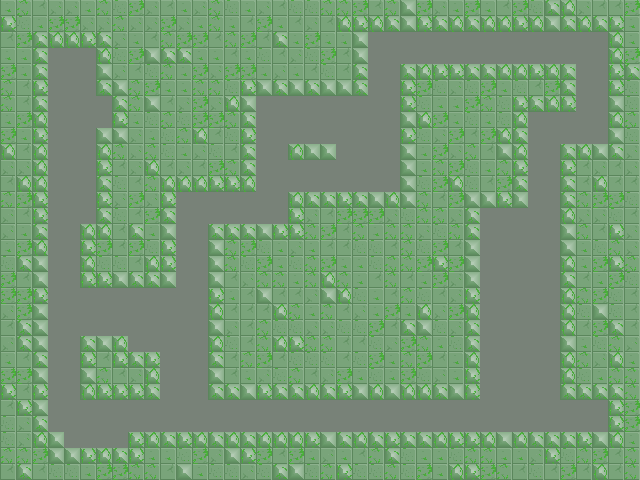

A 2D game scene composited from a Tiled map and its tileset images. What follows is a short description and the map's XML, with each tile layer's data collapsed to a summary:
An orthogonal 40x30 tile map with 16x16 px tiles, 1 tile layer (solid).

<map version="1.0" orientation="orthogonal" renderorder="right-down" width="40" height="30" tilewidth="16" tileheight="16" backgroundcolor="#788278">
 <tileset firstgid="1" name="tiles_alpha" tilewidth="16" tileheight="16">
  <image source="../../images/tiles_alpha.png" width="256" height="512" />
 </tileset>
 <layer name="solid" width="40" height="30">
  <data>[1200 cells, 840 non-empty, 10 distinct tile ids]</data>
 </layer>
</map>